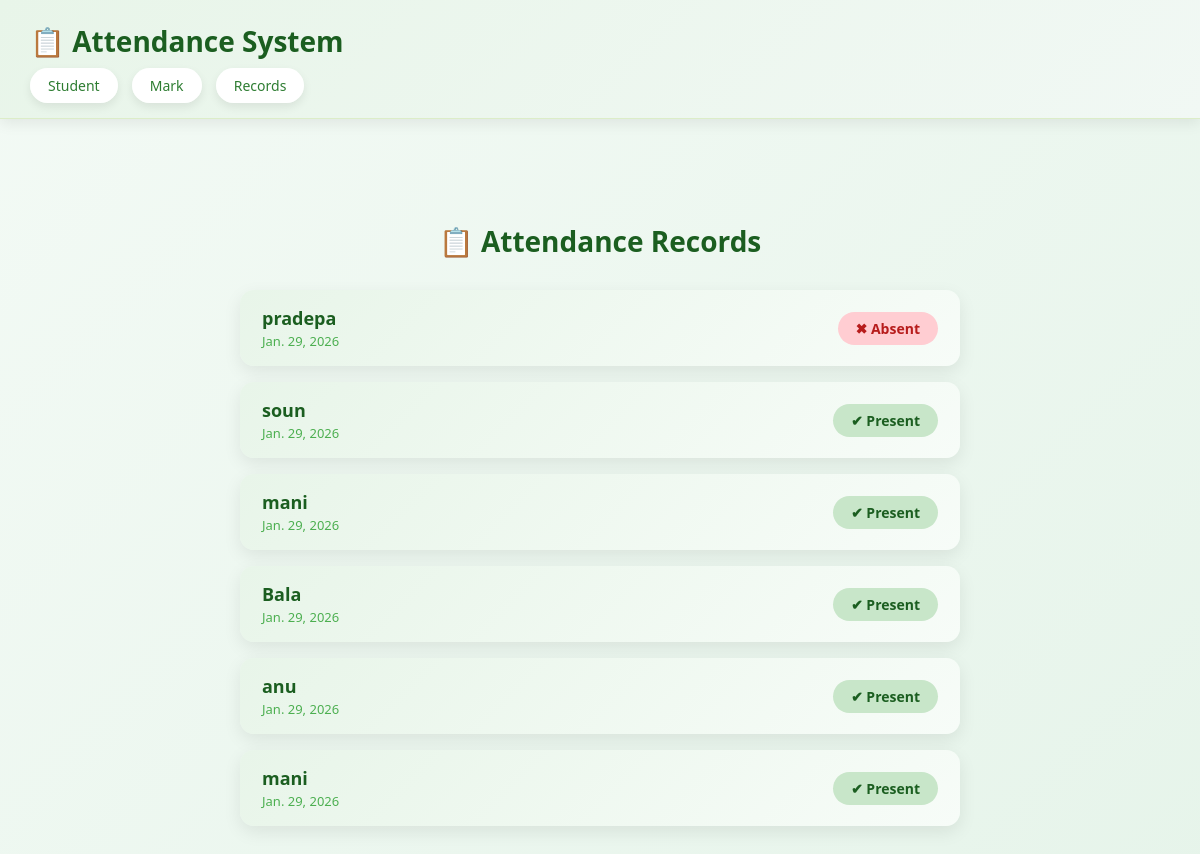
The page /recodes/ on the database its author committed.
### attendance_system/models.py (models this page shows, shortened)
class attendance(models.Model):
    student= models.ForeignKey(Student,on_delete=models.CASCADE)
    date=models.DateField()
    present=models.BooleanField(default=False)
    class Meta:
        unique_together=('student','date')

class Student(models.Model):
    name=models.CharField(max_length=100)
    roll_no=models.CharField(max_length=20,unique=True)

### attendance_system/views.py (the view)
# urls.py: path('recodes/',views.attendance_list,name='attendance_list'),
def attendance_list(request):
    records = attendance.objects.select_related('student').order_by('-date')
    return render(request, 'attendance/attendance_list.html', {
        'records': records
        })

### attendance_system/templates/attendance/attendance_list.html (shortened to what this page needs)
{% extends 'attendance/base.html' %}
{% block content %}
<div class="attendance-wrapper">
    <h2 class="attendance-title">📋 Attendance Records</h2>
    {% for r in records %}
        <div class="attendance-card">
            <div class="student-info">
                <span class="student-name">{{ r.student.name }}</span>
                <span class="attendance-date">{{ r.date }}</span>
            </div>
            {% if r.present %}
                <span class="status status-present">✔ Present</span>
            {% else %}
                <span class="status status-absent">✖ Absent</span>
            {% endif %}
        </div>
    {% empty %}
        <p class="empty-msg">No attendance records found</p>
    {% endfor %}
</div>
{% endblock %}

### attendance_system/templates/attendance/base.html (shortened to what this page needs)
<!DOCTYPE html>
<html lang="en">
<head>
</head>
<body>
<header>
    <h1>📋 Attendance System</h1>
    <nav>
        <a href="{% url 'students' %}">Student</a>
        <a href="{% url 'mark_attendance' %}">Mark</a>
        <a href="{% url 'attendance_list' %}">Records</a>
    </nav>
</header>
<main>
    {% block content %}{% endblock %}
</main>
</body>
</html>

### attendance_system/templates/attendance/base.html (style rules this page uses)
body { margin: 0; font-family: 'Segoe UI', sans-serif; background: linear-gradient(135deg, #f3faf5, #e6f4ea); color: #1b5e20; }
header { background: linear-gradient(135deg, #e8f5e9, #f1f8f4); padding: 22px 30px; box-shadow: 0 4px 14px rgba(0,0,0,0.08); border-bottom: 1px solid #dcedc8; }
header h1 { margin: 0; font-size: 28px; font-weight: 600; color: #1b5e20; }
nav { margin-top: 14px; }
nav a { text-decoration: none; color: #2e7d32; background: #ffffff; padding: 8px 18px; border-radius: 22px; margin-right: 10px; font-size: 14px; font-weight: 500; box-shadow: 0 4px 10px rgba(0,0,0,0.08); transition: all 0.25s ease; }
main { padding: 30px; min-height: calc(100vh - 140px); }

### attendance_system/templates/attendance/attendance_list.html (style rules this page uses)
body { background: linear-gradient(135deg, #f3faf5, #e6f4ea); font-family: 'Segoe UI', sans-serif; }
.attendance-wrapper { max-width: 720px; margin: 40px auto; padding: 10px; }
.attendance-title { text-align: center; color: #1b5e20; font-size: 28px; margin-bottom: 30px; }
.attendance-card { background: linear-gradient(135deg, #e8f5e9, #f7fcf8); padding: 16px 22px; border-radius: 14px; margin-bottom: 16px; display: flex; justify-content: space-between; align-items: center; box-shadow: 0 6px 18px rgba(0,0,0,0.08); transition: all 0.25s ease; }
.student-info { display: flex; flex-direction: column; }
.student-name { font-size: 18px; font-weight: 600; color: #1b5e20; }
.attendance-date { font-size: 13px; color: #4caf50; margin-top: 2px; }
.status { padding: 7px 18px; border-radius: 30px; font-size: 14px; font-weight: 600; }
.status-present { background: #c8e6c9; color: #1b5e20; }
.status-absent { background: #ffcdd2; color: #b71c1c; }

### rows shown on the page
attendance: student.name "pradepa", date "Jan. 29, 2026", present "✖ Absent"
attendance: student.name "soun", date "Jan. 29, 2026", present "✔ Present"
attendance: student.name "mani", date "Jan. 29, 2026", present "✔ Present"
attendance: student.name "Bala", date "Jan. 29, 2026", present "✔ Present"
attendance: student.name "anu", date "Jan. 29, 2026", present "✔ Present"
attendance: student.name "mani", date "Jan. 29, 2026", present "✔ Present"
